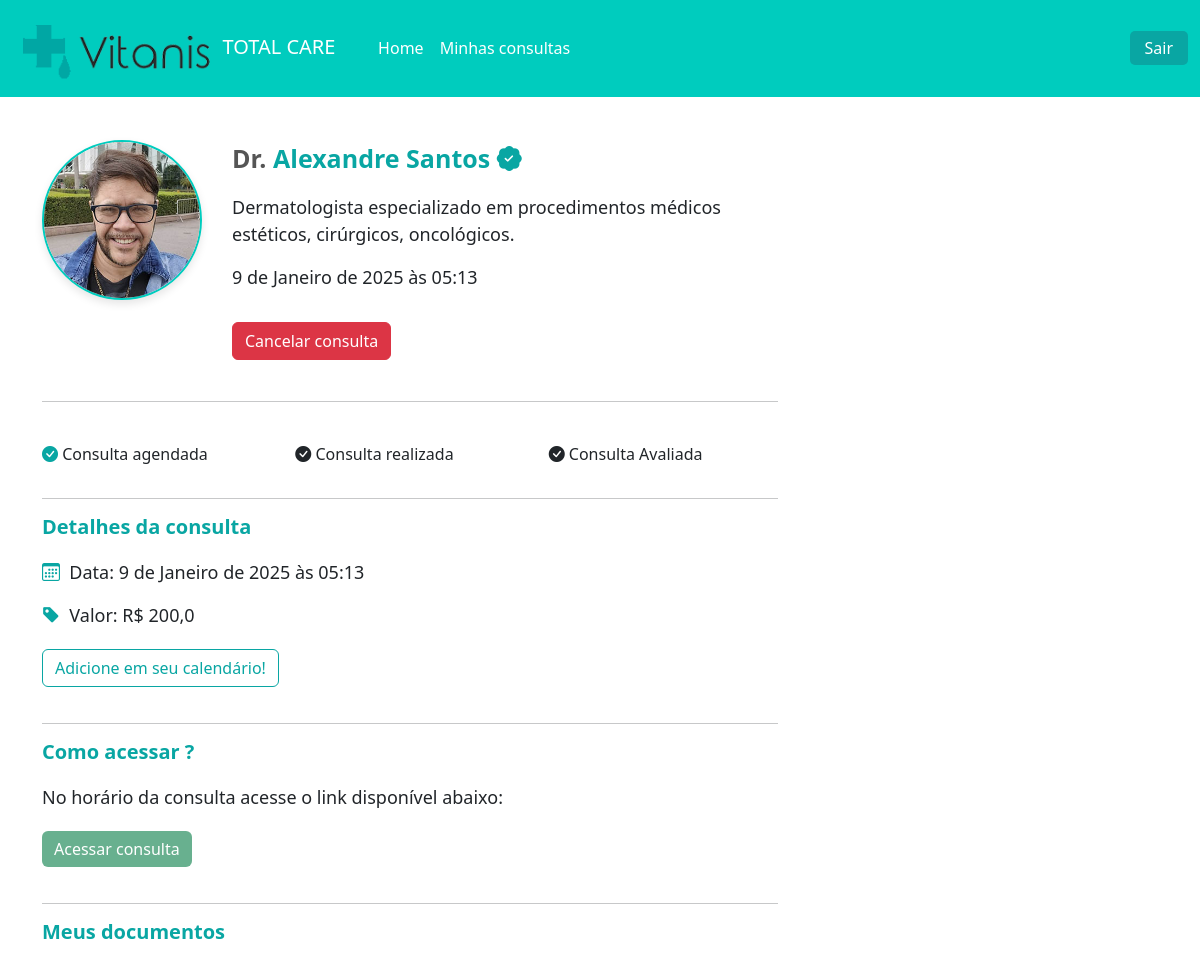
The page /pacientes/consulta/13/ (signed in) on the database its author committed.
### medico/models.py (models this page shows, shortened)
class DadosMedico(models.Model):
    user = models.OneToOneField(User, on_delete=models.CASCADE, related_name='dadosmedico')
    SEXO_CHOICES = [
        ('M', 'Masculino'),
        ('F', 'Feminino'),
    ]
    nome = models.CharField(max_length=100)
    sexo = models.CharField(max_length=1, choices=SEXO_CHOICES, null=False, blank=False)
    crm = models.CharField(max_length=30)
    nome = models.CharField(max_length=100)
    cep = models.CharField(max_length=15)
    rua = models.CharField(max_length=100)
    bairro = models.CharField(max_length=100)
    numero = models.IntegerField()
    cidade = models.CharField(max_length=100)
    ESTADO_CHOICES = [
        ('AC', 'Acre'), ('AL', 'Alagoas'), ('AP', 'Amapá'), ('AM', 'Amazonas'),
        ('BA', 'Bahia'), ('CE', 'Ceará'), ('DF', 'Distrito Federal'), ('ES', 'Espírito Santo'),
        ('GO', 'Goiás'), ('MA', 'Maranhão'), ('MT', 'Mato Grosso'), ('MS', 'Mato Grosso do Sul'),
        ('MG', 'Minas Gerais'), ('PA', 'Pará'), ('PB', 'Paraíba'), ('PR', 'Paraná'),
        ('PE', 'Pernambuco'), ('PI', 'Piauí'), ('RJ', 'Rio de Janeiro'), ('RN', 'Rio Grande do Norte'),
        ('RS', 'Rio Grande do Sul'), ('RO', 'Rondônia'), ('RR', 'Roraima'), ('SC', 'Santa Catarina'),
        ('SP', 'São Paulo'), ('SE', 'Sergipe'), ('TO', 'Tocantins'),
    ]
    estado = models.CharField(max_length=2, choices=ESTADO_CHOICES)
    rg = models.ImageField(upload_to="rgs")
    cedula_identidade_medica = models.ImageField(upload_to='cim')
    foto = models.ImageField(upload_to="fotos_perfil")
    descricao = models.TextField(null=True, blank=True)
    especialidade = models.ForeignKey(Especialidades, on_delete=models.DO_NOTHING, null=True, blank=True)
    valor_consulta = models.FloatField(default=100)

class DatasAbertas(models.Model):
    data = models.DateTimeField()
    user = models.ForeignKey(User, on_delete=models.DO_NOTHING)
    agendado = models.BooleanField(default=False)

### paciente/models.py (models this page shows, shortened)
class Consulta(models.Model):
    status_choices = (
        ('A', 'Agendada'),
        ('F', 'Finalizada'),
        ('C', 'Cancelada'),
        ('I', 'Iniciada')
    )
    paciente = models.ForeignKey(User, on_delete=models.DO_NOTHING)
    data_aberta = models.ForeignKey(DatasAbertas, on_delete=models.DO_NOTHING)
    status = models.CharField(max_length=1, choices=status_choices, default='A')
    link = models.URLField(null=True, blank=True)

### paciente/views.py (the view)
# urls.py: path('consulta/<int:id_consulta>/', views.consulta, name="consulta"), # Rota para detalhes da consulta
@login_required
def consulta(request, id_consulta):
    if request.method == 'GET':
        consulta = Consulta.objects.get(id=id_consulta)
        dado_medico = DadosMedico.objects.get(user=consulta.data_aberta.user)
        documentos = Documento.objects.filter(consulta=consulta)
        if dado_medico.sexo == 'M':
            prefixo = "Dr."
        elif dado_medico.sexo == 'F':
            prefixo = "Dra."
        else:
            prefixo = "Dr(a)."
        return render(request, 'consulta.html', {'consulta': consulta, 'dado_medico': dado_medico, 'documentos':documentos, 'prefixo': prefixo, 'is_medico': is_medico(request.user)})

### medico/models.py (called while the page is built)
def is_medico(user):
    return DadosMedico.objects.filter(user=user).exists()

### paciente/templates/consulta.html (shortened to what this page needs)
{% extends "base.html" %}
{% load static %}
{% block 'head' %}
<link rel="stylesheet" href="{% static 'pacientes/css/consulta.css' %}">
<link rel="stylesheet" href="https://cdn.jsdelivr.net/npm/bootstrap-icons@1.11.3/font/bootstrap-icons.min.css">
{% endblock 'head' %}
{% block 'body' %}
{% include "partials/navbar.html" %}
<div class="container">
    <div class="row">
        <div class="col-md-8">
            <div class="row">
                <div class="col-md-3"><img src="{{dado_medico.foto.url}}" class="foto-perfil" alt=""></div>
                <div class="col-md">
                    <p style="font-size: 25px;" class="p-bold">
                        <span style="color: #555;">{{ prefixo }}</span> {{ dado_medico.nome }}
                        <i class="bi bi-patch-check-fill icon-main"></i></p>
                    <p style="font-size: 18px;">{{dado_medico.descricao}}</p>
                    <p style="font-size: 18px;font-weight: 500">{{consulta.data_aberta.data}}</p>
                    <a href="{% url 'cancelar_consulta' consulta.id %}" class="btn btn-danger" style="margin-top:15px;margin-bottom: 25px;" >Cancelar consulta</a>
                </div>
            </div>
            <hr>
            <br>
            <div class="row">
                <div class="col-md">
                    <p><i class="color-dark bi bi-check-circle-fill"></i> Consulta agendada</p>
                </div>
                <div class="col-md">
                    <p><i class="{% if consulta.status == 'F' %}color-dark{% endif %} bi bi-check-circle-fill"></i>
                        Consulta realizada</p>
                </div>
                <div class="col-md">
                    <p><i class="bi bi-check-circle-fill"></i> Consulta Avaliada</p>
                </div>
            </div>
            <hr>
            <h3 class="p-bold">Detalhes da consulta</h3>
            <p style="font-size: 18px;font-weight: 500; margin-top: 20px;"><i class="bi bi-calendar3 color-dark"></i>&nbsp Data: {{consulta.data_aberta.data}}</p>
            <p style="font-size: 18px;font-weight: 500;margin-bottom: 20px;"><i class="bi bi-tag-fill color-dark"></i></i>&nbsp Valor: R$
                {{dado_medico.valor_consulta}}</p>
            <a href="https://calendar.google.com/calendar/render?action=TEMPLATE&text=Consulta%20com%20Dr(a).%20{{dado_medico.nome}}&dates={{consulta.data_aberta.data|date:'Ymd\\THis'}}/{{consulta.data_aberta.data|date:'Ymd\\THis'}}&details=Consulta%20marcada%20na%20plataforma&location={{consulta.localizacao}}&sf=true&output=xml"
            target="_blank"  style="margin-bottom:20px;" class="btn btn-dark-color-outline">Adicione em seu calendário!</a>
            <hr>
            <h3 class="p-bold" style="margin-bottom:20px;">Como acessar ?</h3>
            <p style="font-size: 18px;margin-bottom: 20px;">No horário da consulta acesse o link disponível abaixo:</p>
            {% if consulta.status == 'I' and consulta.link %}
            <a style="margin-bottom: 20px;" href="{{consulta.link}}" class="btn btn-success btn-dark-color">Acessar consulta</a>
            {% else %}
            <a style="margin-bottom: 20px;" href="#" class="btn btn-success btn-dark-color disabled">Acessar consulta</a>
            {% endif %}
            <hr>
            <h3 style="margin-bottom: 20px;" class="p-bold">Meus documentos</h3>
            <br>
            <br><br><br><br>
        </div>
    </div>
</div>
{% endblock 'body' %}

### templates/static/geral/css/base.css (style rules this page uses)
:root { --main-color: #00CCBE; --dark-color: #09A6A3; --contrast-color: #FFD686; }
.p-bold { font-weight: bold; color: var(--dark-color); }
.color-dark { color: var(--dark-color); }

### templates/static/pacientes/css/consulta.css (style rules this page uses)
.container { padding-top: 140px; }
.foto-perfil { width: 160px; height: 160px; border-radius: 50%; border: 2px solid var(--main-color); box-shadow: 0px 4px 8px rgba(0, 0, 0, 0.1); }
.p-bold { font-size: 20px; font-weight: bold; }
.btn-dark-color { background-color: var(--dark-color); border: none; color: white; }
.btn-dark-color-outline { border: 1px solid var(--dark-color); color: var(--dark-color); }

### rows shown on the page
DadosMedico: foto (picture), nome "Alexandre Santos", descricao "Dermatologista especializado em procedimentos médicos estéticos, cirúrgicos, oncológicos.", valor_consulta "200,0"
Consulta: data_aberta.data "9 de Janeiro de 2025 às 05:13"

### other values the page prints
{{ prefixo }} "Dr."
